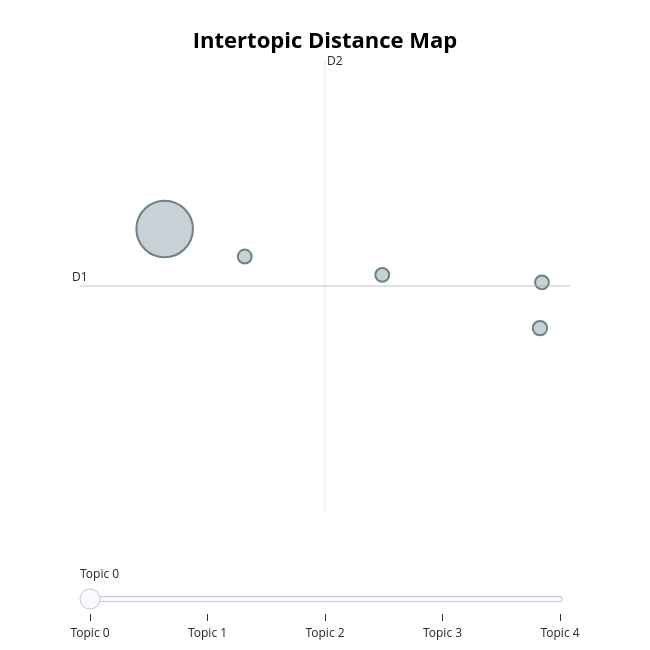

Notebook code for this chart:
### Code cell
# The map requires enough assigned topics for its projection.
if len(topic_words) >= 4:
    display(topic_model.visualize_topics(custom_labels=True))
else:
    print("Too few assigned topics for this map; use the word chart and original excerpts.")

### Figure 1 — Plotly figure (JSON) as saved in the notebook; plotly's stock layout.template omitted (floating-point values rounded to 4 significant figures)
{"data": [{"customdata": [[0, "Example topic 1", 401], [1, "Example topic 2", 26], [2, "Example topic 3", 24], [3, "Example topic 4", 24], [4, "Example topic 5", 24]], "hovertemplate": "<b>Topic %{customdata[0]}</b><br>%{customdata[1]}<br>Size: %{customdata[2]}", "legendgroup": "", "marker": {"color": "#B0BEC5", "line": {"color": "DarkSlateGrey", "width": 2}, "size": [401, 26, 24, 24, 24], "sizemode": "area", "sizeref": 0.2506, "symbol": "circle"}, "mode": "markers", "name": "", "orientation": "v", "showlegend": false, "type": "scatter", "x": [-2.899, -0.971, -0.9608, -2.487, -1.781], "xaxis": "x", "y": [-18.7, -20.35, -19.59, -19.16, -19.47], "yaxis": "y"}], "layout": {"annotations": [{"showarrow": false, "text": "D1", "x": -3.333, "y": -19.65, "yshift": 10}, {"showarrow": false, "text": "D2", "x": -2.075, "xshift": 10, "y": -15.9}], "height": 650, "hoverlabel": {"bgcolor": "white", "font": {"family": "Rockwell", "size": 16}}, "legend": {"itemsizing": "constant", "tracegroupgap": 0}, "margin": {"t": 60}, "shapes": [{"line": {"color": "#CFD8DC", "width": 2}, "type": "line", "x0": -2.075, "x1": -2.075, "y0": -23.4, "y1": -15.9}, {"line": {"color": "#9E9E9E", "width": 2}, "type": "line", "x0": -3.333, "x1": -0.8167, "y0": -19.65, "y1": -19.65}], "sliders": [{"active": 0, "pad": {"t": 50}, "steps": [{"args": [{"marker.color": [["red", "#B0BEC5", "#B0BEC5", "#B0BEC5", "#B0BEC5"]]}], "label": "Topic 0", "method": "update"}, {"args": [{"marker.color": [["#B0BEC5", "red", "#B0BEC5", "#B0BEC5", "#B0BEC5"]]}], "label": "Topic 1", "method": "update"}, {"args": [{"marker.color": [["#B0BEC5", "#B0BEC5", "red", "#B0BEC5", "#B0BEC5"]]}], "label": "Topic 2", "method": "update"}, {"args": [{"marker.color": [["#B0BEC5", "#B0BEC5", "#B0BEC5", "red", "#B0BEC5"]]}], "label": "Topic 3", "method": "update"}, {"args": [{"marker.color": [["#B0BEC5", "#B0BEC5", "#B0BEC5", "#B0BEC5", "red"]]}], "label": "Topic 4", "method": "update"}]}], "title": {"font": {"color": "Black", "size": 22}, "text": "<b>Intertopic Distance Map</b>", "x": 0.5, "xanchor": "center", "y": 0.95, "yanchor": "top"}, "width": 650, "xaxis": {"anchor": "y", "domain": [0, 1], "range": [-3.333, -0.8167], "title": {"text": ""}, "visible": false}, "yaxis": {"anchor": "x", "domain": [0, 1], "range": [-23.4, -15.9], "title": {"text": ""}, "visible": false}}}
